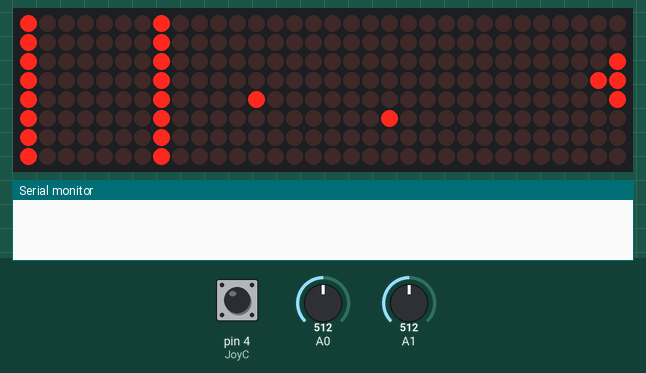
Recording of a sketch running on a simulated Arduino Uno, built with avr-gcc and run on an emulated ATmega328P. Parts: 32×8 LED matrix, the last lines printed to the serial monitor. The test bench sets the inputs (shaded band); at power-on: A0 = 512, A1 = 512, pin 4 (JoyC) HIGH. Random numbers use the default seed unless the sketch sets one.

Above: at 3.9 s.
4.0 s: A0 set to 689
At 4.04 s:
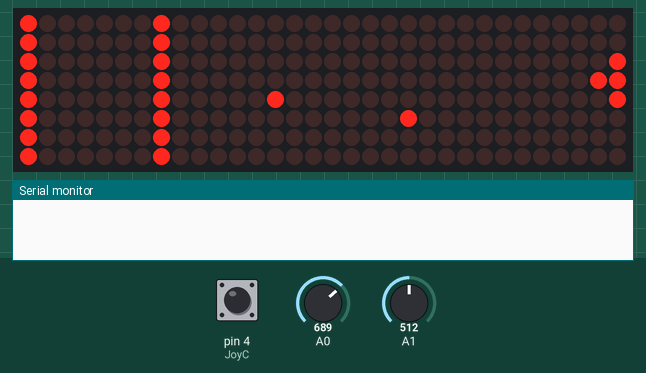
5.8 s: A0 set to 714
At 5.9 s:
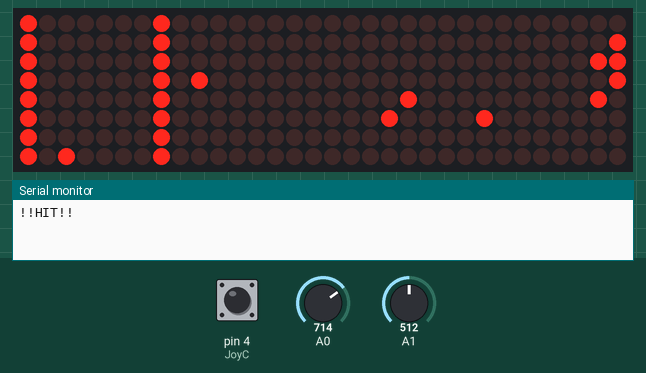
7.6 s: A1 set to 686
9.5 s: A1 set to 708
At 11.43 s:
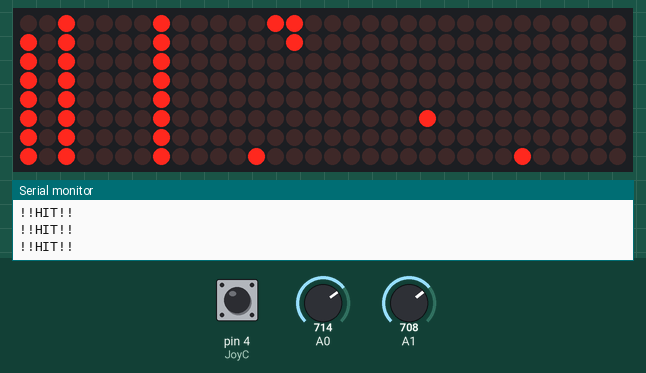

The sketch:

Assignment1_SpaceInvader.ino
```cpp
#include"LedControl.h"
#include"FontLEDClock.h"

#define CS_PIN     10
#define CLK_PIN    13
#define DIN_PIN    11
#define LED_MODULE 4

#define JoyA       2 //A
#define JoyB       3 //B
#define JoyC       4 //C
#define JoyD       5 //D
#define JoyBack    6 //E
#define JoyStart   7 //F
#define AnalogPush 8
//-------------------------------------------------------------------------- Variable Define -------
typedef struct Ship{
  int x = 4;
  int y = 31;
  int HP = 8;
  int score = 0;
}Ship;
typedef struct Bullet{
  bool status = false;
  int x = 88888;
  int y = 88888;
}Bullet;
typedef struct Bomb{
  bool status = false;
  int x = 99999;
  int y = 99999;
}Bomb;

LedControl lc = LedControl(DIN_PIN ,CLK_PIN ,CS_PIN ,LED_MODULE);
unsigned long delaytime = 100;        // time to update display

const int maxbullet = 10;
int numbullet = 0;
int orderbullet = 0;

const int maxbomb = 5;
int numbomb = 0;
int orderbomb = 0;

Ship ship;
Bullet bullet[maxbullet];
Bomb bomb[maxbomb];
//-------------------------------------------------------------------------- Variable Define -------
//-------------------------------------------------------------------------- Main ------------------
void setup (){
  pinMode(JoyA,INPUT);
  pinMode(JoyB,INPUT);
  pinMode(JoyC,INPUT);
  pinMode(JoyD,INPUT);
  pinMode(JoyBack,INPUT);
  pinMode(JoyStart,INPUT);
  pinMode(AnalogPush,INPUT);
  Serial.begin(9600);
  randomSeed(analogRead(4));

  led_init();
  game_init();
}
void loop(){
  //-------------------------------- debug zone ---------------------------
  //showdebuglog();
  //-------------------------------- Check order --------------------------
  orderbullet = check_order(1); // checkorder of bullet
  orderbomb = check_order(2);   // checkorder of bomb
  //-------------------------------- Gen Bomb -----------------------------
  if(numbomb<maxbomb&&bomb[orderbomb].status==false){
    if(random(0,75)>random(0,100)){
      bomb[orderbomb].status = true;
      bomb[orderbomb].x = random(0,8);
      bomb[orderbomb].y = 8;
      numbomb++;
    }
  }
  //-------------------------------- Control ------------------------------
  if(analogRead(0)<300){ // this joy range 0-1023
    if(!overframe(ship.x-1,ship.y)){
      ship.x--;
    }
  }
  else if(analogRead(0)>700){
    if(!overframe(ship.x+1,ship.y)){
      ship.x++;
    }
  }
  if(analogRead(1)>700){
    if(!overframe(ship.x,ship.y-1)){
      ship.y--;
    }
  }
  else if(analogRead(1)<300){
    if(!overframe(ship.x,ship.y+1)){
      ship.y++;
    }
  }
  if(digitalRead(JoyC)==LOW){
    if(bullet[orderbullet].status==false){
      bullet[orderbullet].status = true;
      bullet[orderbullet].x = ship.x;
      bullet[orderbullet].y = ship.y-1;
      numbullet++;
    }
  }
  //-------------------------------- Check smash ----------------------------
  check_bullethit();
  check_shiphit();
  //-------------------------------- Drawing --------------------------------
  draw_ship(ship.x,ship.y);
  for(int i=0;i<maxbullet;i++){
    if(bullet[i].status==true){
      draw_bullet(bullet[i].x,bullet[i].y);
    }
  }
  for(int i=0;i<maxbomb;i++){
    if(bomb[i].status==true){
      draw_bomb(bomb[i].x,bomb[i].y);
    }
  }

  //-------------------------------- Delay ----------------------------------
  delay(delaytime);

  //-------------------------------- Erasing --------------------------------
  erase_ship(ship.x,ship.y);
  for(int i=0;i<maxbullet;i++){
    if(bullet[i].status==true){
      erase_bullet(bullet[i].x,bullet[i].y);
      bullet[i].y--;
      if(overframe(bullet[i].x,bullet[i].y)){
        bullet[i].status = false;
        numbullet--;
        bullet[i].x = 99999;
        bullet[i].y = 99999;
      }
    }
  }
  for(int i=0;i<maxbomb;i++){
    if(bomb[i].status==true){
      erase_bomb(bomb[i].x,bomb[i].y);
      bomb[i].y++;
      if(overframe(bomb[i].x,bomb[i].y)){
        bomb[i].status = false;
        numbomb--;
        bomb[i].x = 88888;
        bomb[i].y = 88888;
      }
    }
  }

  //-------------------------------- Game Ending -----------------------------
  if(ship.HP<=0){
    endscreen();
    for(int i=0;i<3;i++){
      clear_display();
      delay(100);
      losescreen();
      delay(500);
    }
    delay(100000);
  }
  else if(ship.score>=8){
    endscreen();
    for(int i=0;i<3;i++){
      clear_display();
      delay(100);
      winscreen();
      delay(500);
    }
    delay(100000);
  }
}
//-------------------------------------------------------------------------- Main ------------------
//-------------------------------------------------------------------------- Function --------------
//---------------------------------- Initialize ------------------------------
void led_init(){
  int devices = lc.getDeviceCount(); //find number of devices
  for(int address=0;address<devices;address++){
    lc.shutdown(address,false);
    lc.setIntensity(address,8);
    lc.clearDisplay(address);
  }
}
void game_init(){
  for(int y=0;y<32;y++){
    for(int x=0;x<8;x++){
      plot(x,y);
      delay(10);
    }
  }
  clear_display();
  for(int x=0;x<8;x++){
    plot(x,0);
  }
  for(int x=0;x<8;x++){
    plot(x,7);
  }
}
//---------------------------------- Graphics --------------------------------
void plot(int x,int y){
  int address;
  int col = y%8;
  int row = 7-x;
  if(y<8){
    address = 3;
  }
  else if(y<16){
    address = 2;
  }
  else if(y<24){
    address = 1;
  }
  else if(y<32){
    address = 0;
  }
  lc.setLed(address,row,col,true);
}
void delete_plot(int x,int y){
  int address;
  int col = y%8;
  int row = 7-x;
  if(y<8){
    address = 3;
  }
  else if(y<16){
    address = 2;
  }
  else if(y<24){
    address = 1;
  }
  else if(y<32){
    address = 0;
  }
  lc.setLed(address,row,col,false);
}
void clear_display(){
  int devices = lc.getDeviceCount();
  for(int address=0;address<devices;address++){
    lc.clearDisplay(address);
  }
}
//---------------------------------- Game system ------------------------------
void draw_ship(int x,int y){
  plot(x-1,y);
  plot(x,y);
  plot(x+1,y);
  plot(x,y-1);
}
void draw_bullet(int x,int y){
  plot(x,y);
}
void draw_bomb(int x,int y){
  plot(x,y);
}

void erase_ship(int x,int y){
  delete_plot(x-1,y);
  delete_plot(x,y);
  delete_plot(x+1,y);
  delete_plot(x,y-1);
}
void erase_bullet(int x ,int y){
  delete_plot(x,y);
}
void erase_bomb(int x ,int y){
  delete_plot(x,y);
}

bool overframe(int x ,int y){
  if(x>=0 && x<8 && y>=8 && y<32){
    return false;
  }
  else{
    return true;
  }
}

int check_order(int option){ // 1 is bullet ,2 is bomb
  if(option==1){
    for(int i=0;i<maxbullet;i++){
      if(bullet[i].status==false){
        return i;
      }
    }
    return -1;
  }
  if(option==2){
    for(int i=0;i<maxbomb;i++){
      if(bomb[i].status==false){
        return i;
      }
    }
    return -1;
  }
}
void check_bullethit(){
  for(int i=0;i<maxbullet;i++){
    for(int j=0;j<maxbomb;j++){
      if(bullet[i].x==bomb[j].x && bullet[i].y<=bomb[j].y){
        ship.score++;
        increase_score();
        Serial.println("!!HIT!!");

        delete_plot(bullet[i].x,bullet[i].y);
        delete_plot(bomb[j].x,bomb[j].y);
        numbomb--;
        numbullet--;

        bullet[i].status = false;
        bullet[i].x = 88888;
        bullet[i].y = 88888;

        bomb[j].y = 99999;
        bomb[j].y = 99999;
        bomb[j].status = false;
      }
    }
  }
}
void check_shiphit(){
  for(int i=0;i<maxbomb;i++){
    if(bomb[i].x==ship.x && bomb[i].y==ship.y || bomb[i].x==ship.x-1 && bomb[i].y==ship.y || bomb[i].x==ship.x+1 && bomb[i].y==ship.y || bomb[i].x==ship.x && bomb[i].y==ship.y-1){
      ship.HP--;
      decrease_HP();
      delete_plot(bomb[i].x,bomb[i].y);
      numbomb--;

      bomb[i].y = 99999;
      bomb[i].y = 99999;
      bomb[i].status = false;
    }
  }
}

void increase_score(){
  plot(ship.score-1,2);
}
void decrease_HP(){
  delete_plot(ship.HP,0);
}


void endscreen(){
  clear_display();
  for(int x=0;x<8;x++){
    for(int y=0;y<32;y++){
      plot(x,y);
      delay(1);
    }
  }
  for(int x=7;x>=0;x--){
    for(int y=31;y>=0;y--){
      delete_plot(x,y);
      delay(1);
    }
  }
}
void winscreen(){
  int address;
  int col;

  address = 3;
  col=1;
  for(int i=0;i<5;i++){  // L
    lc.setColumn(address,col,myfont[23][i]);
    col++;
  }

  address = 2;
  col=1;
  for(int i=0;i<5;i++){  // O
    lc.setColumn(address,col,myfont[9][i]);
    col++;
  }

  address = 1;
  col=1;
  for(int i=0;i<5;i++){  // S
    lc.setColumn(address,col,myfont[14][i]);
    col++;
  }
}
void losescreen(){
  int address;
  int col;

  address = 3;
  col=1;
  for(int i=0;i<5;i++){  // L
    lc.setColumn(address,col,myfont[12][i]);
    col++;
  }

  address = 2;
  col=1;
  for(int i=0;i<5;i++){  // O
    lc.setColumn(address,col,myfont[15][i]);
    col++;
  }

  address = 1;
  col=1;
  for(int i=0;i<5;i++){  // S
    lc.setColumn(address,col,myfont[19][i]);
    col++;
  }

  address = 0;
  col=1;
  for(int i=0;i<5;i++){  // E
    lc.setColumn(address,col,myfont[5][i]);
    col++;
  }
}
//---------------------------------- showdebuglog -----------------------------
void showdebuglog(){
  Serial.print("analog_x :");
  Serial.print(analogRead(0));
  Serial.print("\tanalog_y :");
  Serial.print(analogRead(1));

  Serial.print("\t||\tship :");
  Serial.print(ship.x);
  Serial.print(",");
  Serial.print(ship.y);

  Serial.print("\t||\tbullet..status :");
  for(int i=0;i<maxbullet;i++){
    Serial.print(bullet[i].status);
    Serial.print(" ");
  }
  Serial.print("\torder :");
  Serial.print(orderbullet);
  Serial.print("\tnum :");
  Serial.print(numbullet);

  Serial.print("\t||\tbomb..status :");
  for(int i=0;i<maxbomb;i++){
    Serial.print(bomb[i].status);
    Serial.print(" ");
  }
  Serial.print("\torder :");
  Serial.print(orderbomb);
  Serial.print("\tnum :");
  Serial.print(numbomb);

  Serial.print("\tHP :");
  Serial.print(ship.HP);
  Serial.print("\tscore :");
  Serial.print(ship.score);

  Serial.println();
}
//-------------------------------------------------------------------------- Function --------------
```

Source omitted: FontLEDClock.h (data table, 5300 bytes)

Measured:
- the behaviour switches between 700 and 701 on A0 (found by bisection; images 1 and 2)
- the behaviour switches between 700 and 701 on A1 (found by bisection; images 2 and 3)
